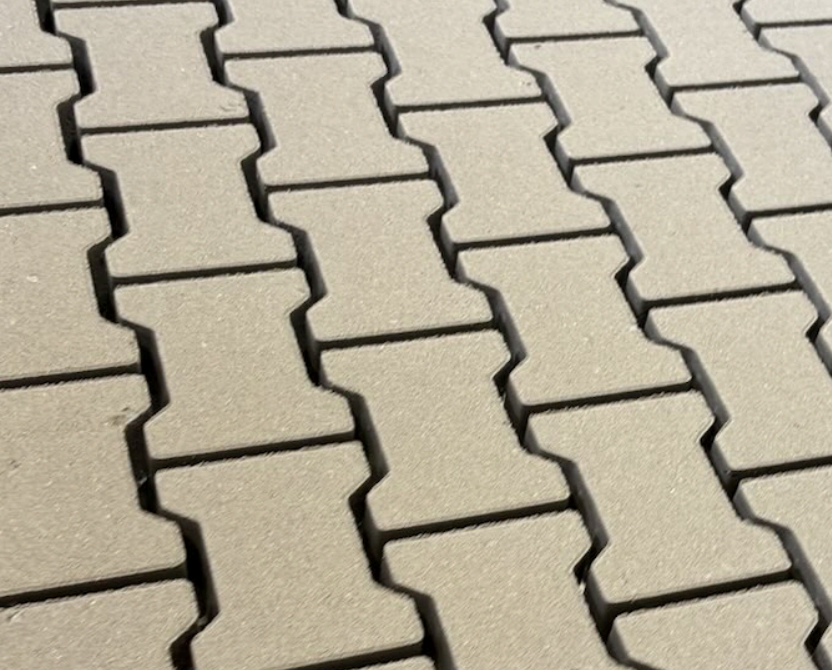
#> input picture kostka.png, 832 x 670 px
$ python zad2.py
#> lines starting #> are read from the running program, lines starting #| are printed output that depends on the picture; after the words box and inside, x2 and y2 are one past the last pixel; in counts of white or black regions, pixels touching at a corner belong together
# Eksperymentuj z metodą cv2.findContours
# a. Na progowanym obrazie znajdź kontury przy użyciu funkcji cv2.findContours.
# Narysuj wszystkie wykryte kontury na oryginalnym obrazie w kolorze
# czerwonym o grubości 2px.
# b. Zmieniaj tryby (parametr mode w funkcji findContours), przetestuj
# cv2.RETR_EXTERNAL, cv2.RETR_TREE i cv2.RETR_LIST i opisz różnice w komentarzu.

import cv2
import imutils

image = cv2.imread('kostka.png')
#> image is the input picture: shape (670, 832, 3); mean B, G, R 151, 170, 178.2
resized = imutils.resize(image, width=300)
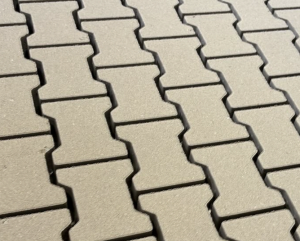
#> resized: shape (241, 300, 3); mean B, G, R 151, 170, 178.2
ratio = image.shape[0] / float(resized.shape[0])
#> ratio = 2.78

gray = cv2.cvtColor(resized, cv2.COLOR_BGR2GRAY)
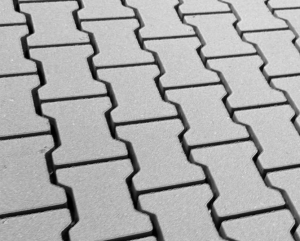
#> gray: shape (241, 300); min 0, max 231, mean 170.3
thresh = cv2.threshold(gray, 150, 255, cv2.THRESH_BINARY)[1]
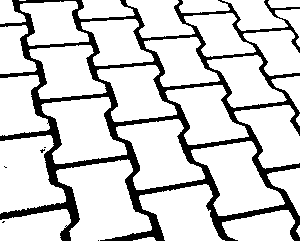
#> thresh: shape (241, 300); 82.3% white; 6 black regions (5 under 20 px)

# RETR_EXTERNAL - zwraca tylko zewnętrzne kontury (bez hierarchii)
# RETR_TREE - zwraca wszystkie kontury z pełną hierarchią
# RETR_LIST - zwraca wszystkie kontury bez hierarchii
# w moim przypadku najlepiej dzialalo zwracanie wszystkich konturow
cnts = cv2.findContours(thresh.copy(), cv2.RETR_TREE, cv2.CHAIN_APPROX_SIMPLE)
#> cnts = 41 contours, 11 with area under 20; largest, box (x1, y1, x2, y2) and area: (56, 159, 152, 241) 4725, (191, 141, 285, 216) 3670, (0, 135, 66, 214) 3601, (116, 119, 205, 190) 3545, (41, 97, 127, 164) 3483
cnts = imutils.grab_contours(cnts)

for c in cnts:
    c = c.astype("float")
    c *= ratio
    c = c.astype("int")
    cv2.drawContours(image, [c], -1, (0, 255, 0), 2)
#> this loop made 41 passes
#> c on passes 5, 6, 14, 24, 40: [[177, 628], [180, 625], [183, 628], [180, 631]], [[180, 625], [183, 622], [186, 625], [183, 628]], [[8, 461], [11, 458], [13, 461], [11, 464]], [[127, 341], [130, 339], [133, 341], [130, 344]], [[52, 0], [69, 0]]
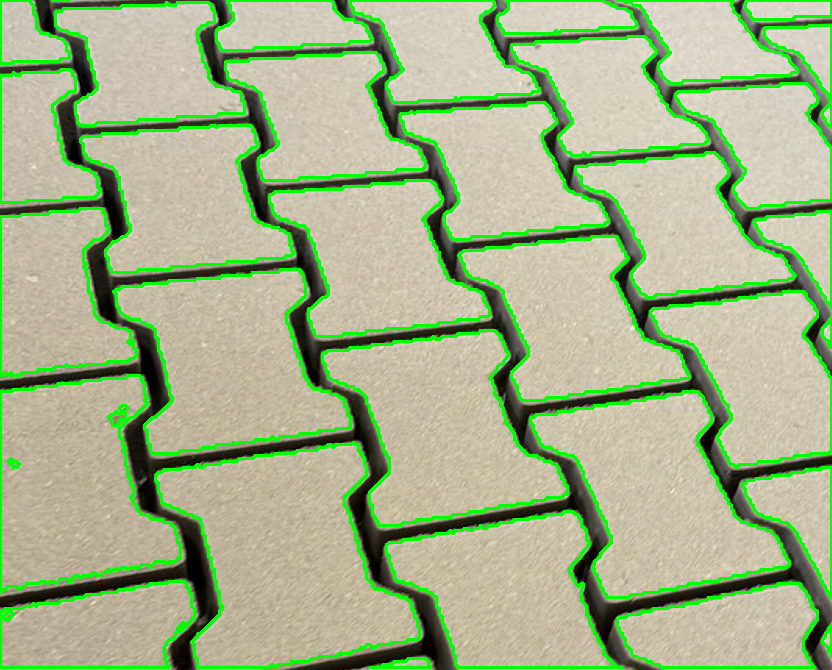
#> image: shape (670, 832, 3); 9.43% of pixels changed, all inside (x1, y1, x2, y2) = (0, 0, 832, 669)

cv2.imshow('thresh', thresh)
cv2.imshow('gray', gray)
cv2.imshow("Image with contours", image)
cv2.waitKey(0)
